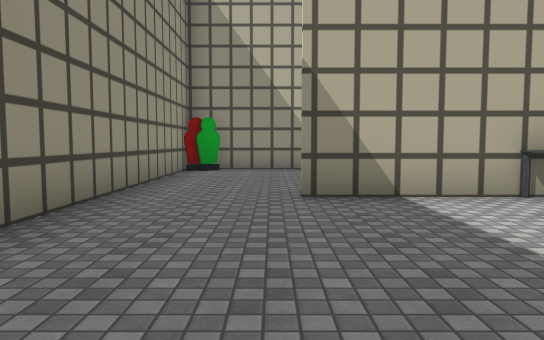
View 1 (above)

16 first-person views from a walk through a Unity game level. The camera is 1.3 m above the floor, tilts 4° down and sees 70° across. The floor is counted in squares, 2 m on a side. Each view is taken from the middle of a square. On the plan, view 1 faces up. The plan holds only what a view shows up to about 11 squares ahead; the rest is blank. The place goes on beyond the plan. The player is left out. Some surface patterns are stand-ins.

View 2
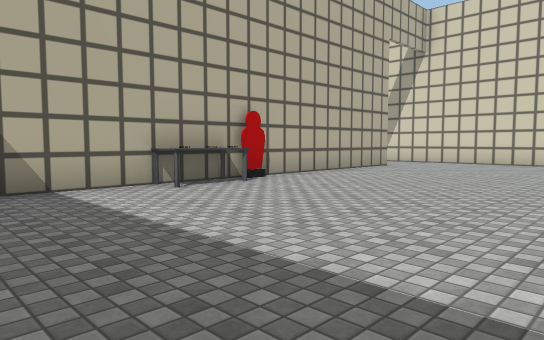

View 3
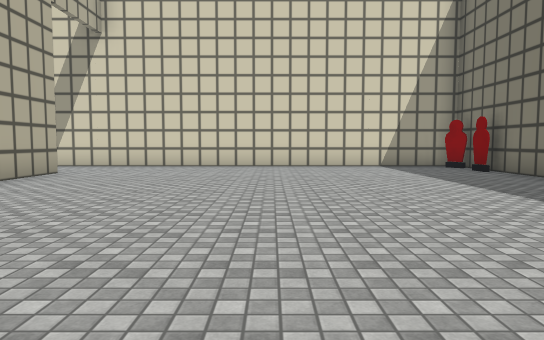

View 4
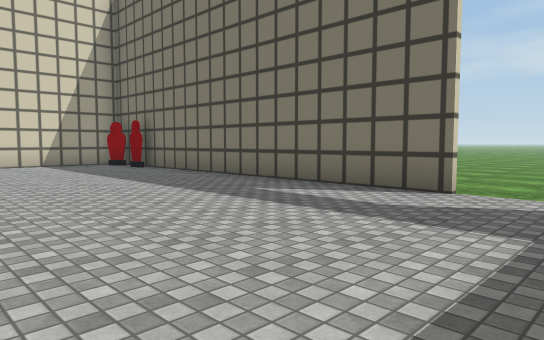

View 5
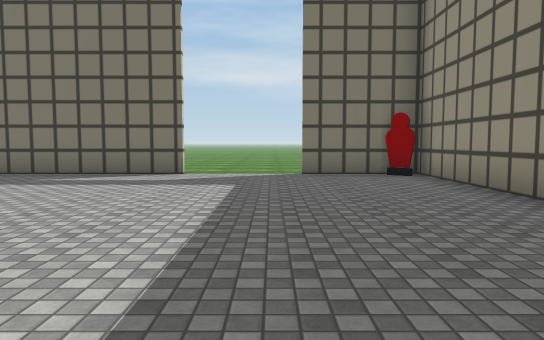

View 6
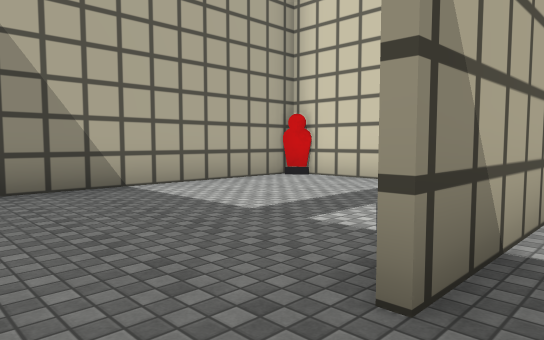

View 7
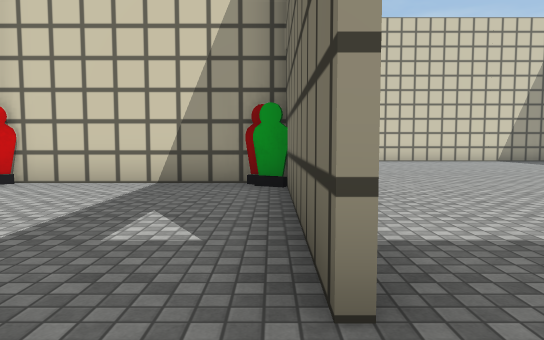

View 8
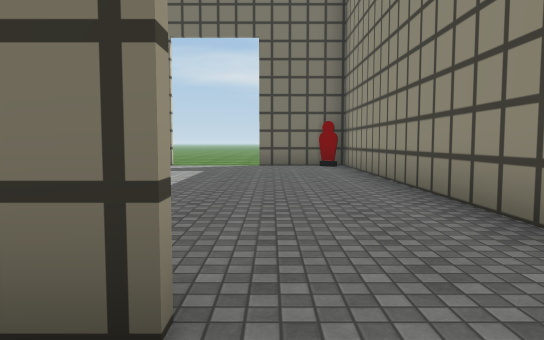

View 9
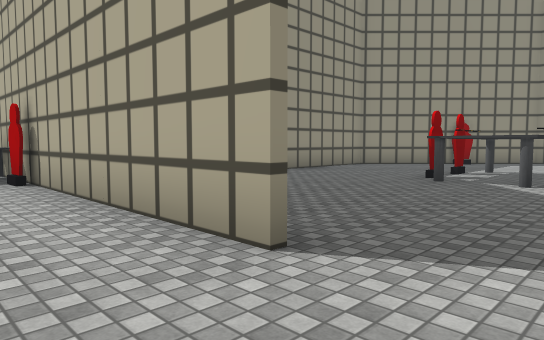

View 10
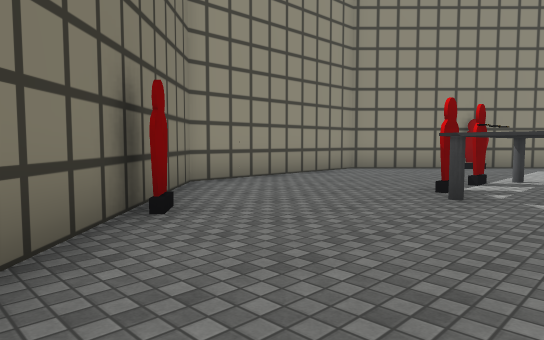

View 11
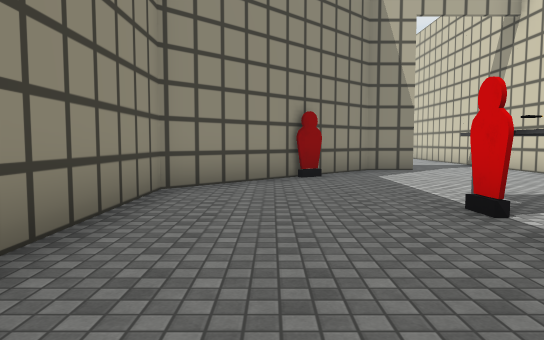

View 12
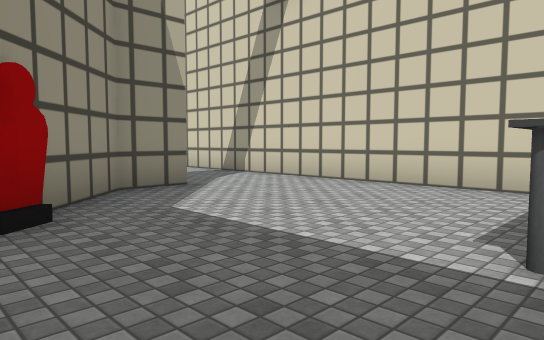

View 13
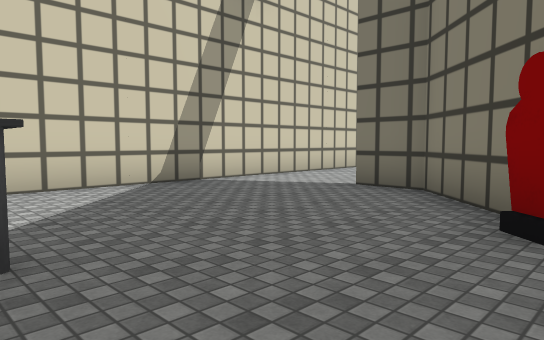

View 14
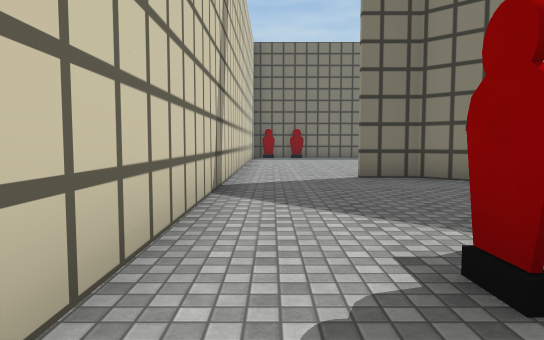

View 15
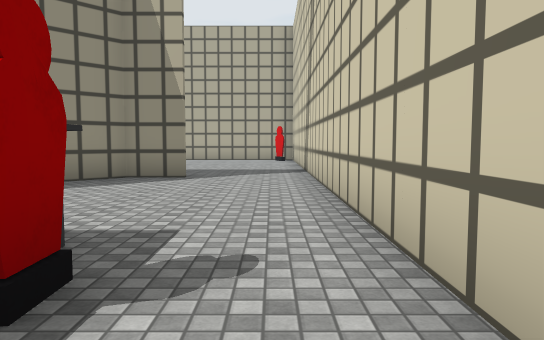

View 16
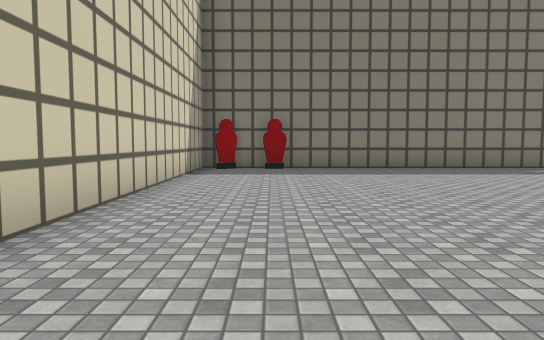

### Floor plan
Key: @ floor where view 1 was taken; # wall or solid block; . floor; ^ raised ledge; T table; O other object.
Columns run from 2 left of view 1 to 13 right of it. Each row starts with its distance up from view 1.
 21             ...#
 20             ...#
 19             ...#
 18             ...#
 17           ###..#
 16          ##....#
 15         ##.....#
 14         #......#
 13        # ......#
 12        #...   .#
 11        #...  #.#
 10  #######...^^^.#
  9 O......##......#
  8 #.......#......#
  7 #.......##.....#
  6 #.......###....#
  5 #..####O#####..#
  4 #....TT#.......#
  3 #..............#
  2 #..............#
  1 #..............#
  0 #.@............#
 -1 #..............#
 -2 #..............#
 -3 #..............#
 -4 #..............#
 -5 ###..###########
 -6   ....
 -7   ....
 -8    ....
 -9      ..
-10      ..

Where each view was taken, in squares from view 1:
view 1: 0 up, 0 right, facing up
view 2: 1 down, 0 right, facing up-right
view 3: 0 up, 2 right, facing right
view 4: 0 up, 1 right, facing down-right
view 5: 3 up, 1 right, facing down
view 6: 4 up, 1 left, facing up-right
view 7: 5 up, 1 left, facing right
view 8: 6 up, 0 right, facing down
view 9: 3 up, 12 right, facing up-left
view 10: 5 up, 11 right, facing up-left
view 11: 8 up, 7 right, facing up
view 12: 12 up, 7 right, facing up-right
view 13: 10 up, 7 right, facing down-right
view 14: 12 up, 12 right, facing down
view 15: 10 up, 12 right, facing up
view 16: 5 up, 11 right, facing down
